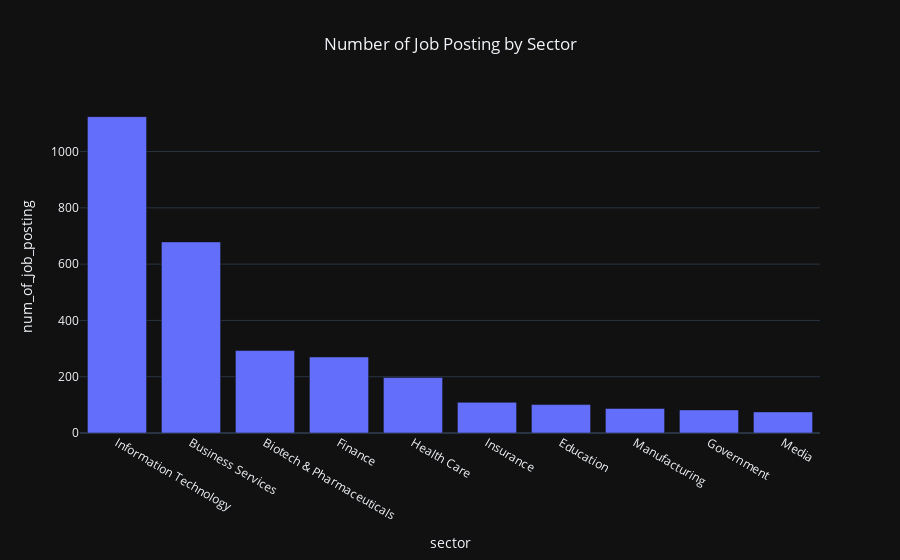

Here is the notebook cell this chart was saved with:
### Markdown cell above
### Number of job posting by location

### Code cell
roles_by_sectors = df.groupby(['sector'])[['job_title']]\
                     .count()\
                     .reset_index()\
                     .sort_values(by='job_title', ascending=False)\
                     .head(10)
                     
roles_by_sectors = roles_by_sectors.rename(columns={'job_title': 'num_of_job_posting'})

fig = px.bar(roles_by_sectors, x = "sector", y = "num_of_job_posting", template=PLOTLY_THEME, title="Number of Job Posting by Sector")
fig.update_layout(title_x = 0.5)
fig.show()

### Figure 1 — Plotly figure (JSON) as saved in the notebook; plotly's stock layout.template omitted (floating-point values rounded to 4 significant figures)
{"data": [{"hovertemplate": "sector=%{x}<br>num_of_job_posting=%{y}<extra></extra>", "legendgroup": "", "marker": {"color": "#636efa", "pattern": {"shape": ""}}, "name": "", "orientation": "v", "showlegend": false, "textposition": "auto", "type": "bar", "x": ["Information Technology", "Business Services", "Biotech & Pharmaceuticals", "Finance", "Health Care", "Insurance", "Education", "Manufacturing", "Government", "Media"], "xaxis": "x", "y": [1124, 679, 293, 270, 197, 109, 101, 87, 82, 75], "yaxis": "y"}], "layout": {"barmode": "relative", "legend": {"tracegroupgap": 0}, "title": {"text": "Number of Job Posting by Sector", "x": 0.5}, "xaxis": {"anchor": "y", "domain": [0, 1], "title": {"text": "sector"}}, "yaxis": {"anchor": "x", "domain": [0, 1], "title": {"text": "num_of_job_posting"}}}}
